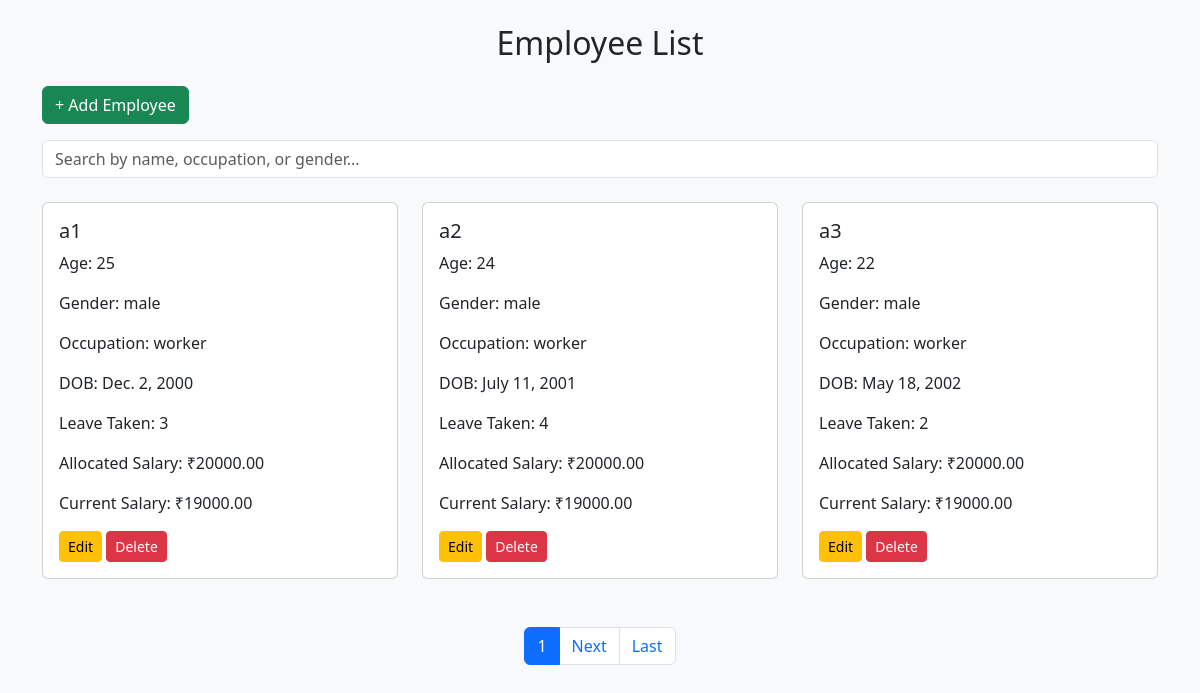
Before: / with the older database file.
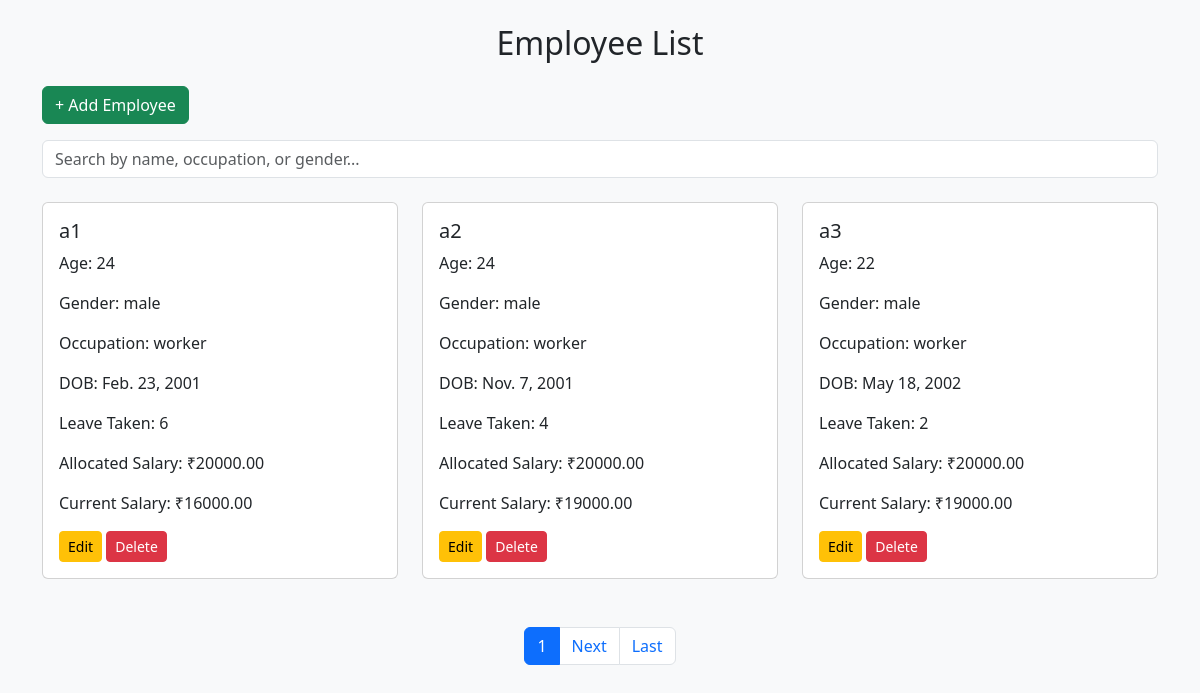
After: the same page with the newer database file.
### emply/models.py (models this page shows, shortened)
class Employe(models.Model):
    name = models.CharField(max_length=100)
    age = models.IntegerField()
    gender = models.CharField(max_length=10)
    occupation = models.CharField(max_length=100)
    dob = models.DateField()
    allocated_salary = models.DecimalField(max_digits=10, decimal_places=2)
    current_salary = models.DecimalField(max_digits=10, decimal_places=2)
    leave_taken = models.IntegerField()
    created_at = models.DateTimeField(auto_now_add=True)

### emply/views.py (the view)
# urls.py: path('',views.index,name='index'),
def index(request):
    employees = Employe.objects.all()  # Retrieve all employees
    paginator = Paginator(employees, 3)  # Pagination: 5 employees per page
    page_number = request.GET.get('page')  # Get page number from query parameters
    page_obj = paginator.get_page(page_number)  # Retrieve the employees for the current page
    return render(request, 'index.html', {'page_obj': page_obj})  # Pass page_obj to template

### emply/templates/index.html (shortened to what this page needs)
<!DOCTYPE html>
<html lang="en">
<head>
  <link href="https://cdn.jsdelivr.net/npm/bootstrap@5.3.0/dist/css/bootstrap.min.css" rel="stylesheet">
</head>
<body class='bg-light'>
<div class="container py-4">
  <h2 class="mb-4 text-center">Employee List</h2>
  <a href="{% url 'add'%}" class="btn btn-success mb-3">+ Add Employee</a>
  <input type="text" id="searchInput" class="form-control mb-4" placeholder="Search by name, occupation, or gender...">
  <div class="row">
    {% for emp in page_obj %}
    <div class="col-md-4 mb-4 emp-card">
      <div class="card h-100">
        <div class="card-body">
          <h5 class="card-title">{{ emp.name }}</h5>
          <p class="card-text">Age: {{ emp.age }}</p>
          <p class="card-text">Gender: {{ emp.gender }}</p>
          <p class="card-text">Occupation: {{ emp.occupation }}</p>
          <p class="card-text">DOB: {{ emp.dob }}</p>
          <p class="card-text">Leave Taken: {{ emp.leave_taken }}</p>
          <p class="card-text">Allocated Salary: ₹{{ emp.allocated_salary }}</p>
          <p class="card-text">Current Salary: ₹{{ emp.current_salary }}</p>
          <a href="{% url 'up' emp.id%}" class="btn btn-warning btn-sm">Edit</a>
          <a href="{% url 'dlt' emp.id%}" onclick="return confirm('Are you sure you want to delete this employee?');"
          class="btn btn-danger btn-sm">Delete</a>
        </div>
      </div>
    </div>
    {% endfor %}
  </div>
</div>
<nav>
  <ul class="pagination justify-content-center">
    <li class="page-item active">
      <a class="page-link" href="#">{{ page_obj.number }}</a>
    </li>
    {% if page_obj.has_next %}
      <li class="page-item">
        <a class="page-link" href="?page={{ page_obj.next_page_number }}">Next</a>
      </li>
      <li class="page-item">
        <a class="page-link" href="?page={{ page_obj.paginator.num_pages }}">Last </a>
      </li>
    {% endif %}
  </ul>
</nav>
</body>
</html>

Changed rows visible on the page:
changed Employe: age "25" → "24"; dob "Dec. 2, 2000" → "Feb. 23, 2001"; leave_taken "3" → "6"; current_salary "19000.00" → "16000.00"
changed Employe: dob "July 11, 2001" → "Nov. 7, 2001"
